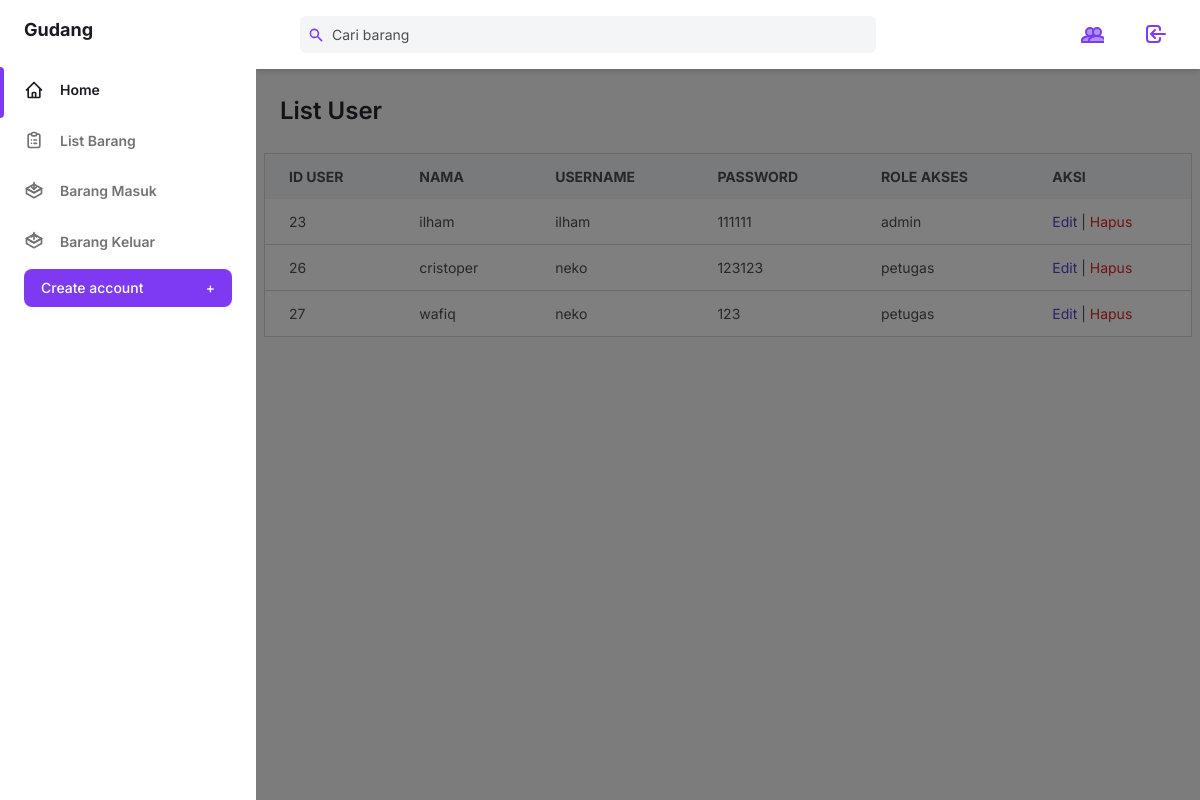
The app's page /user.php (signed in), older data.
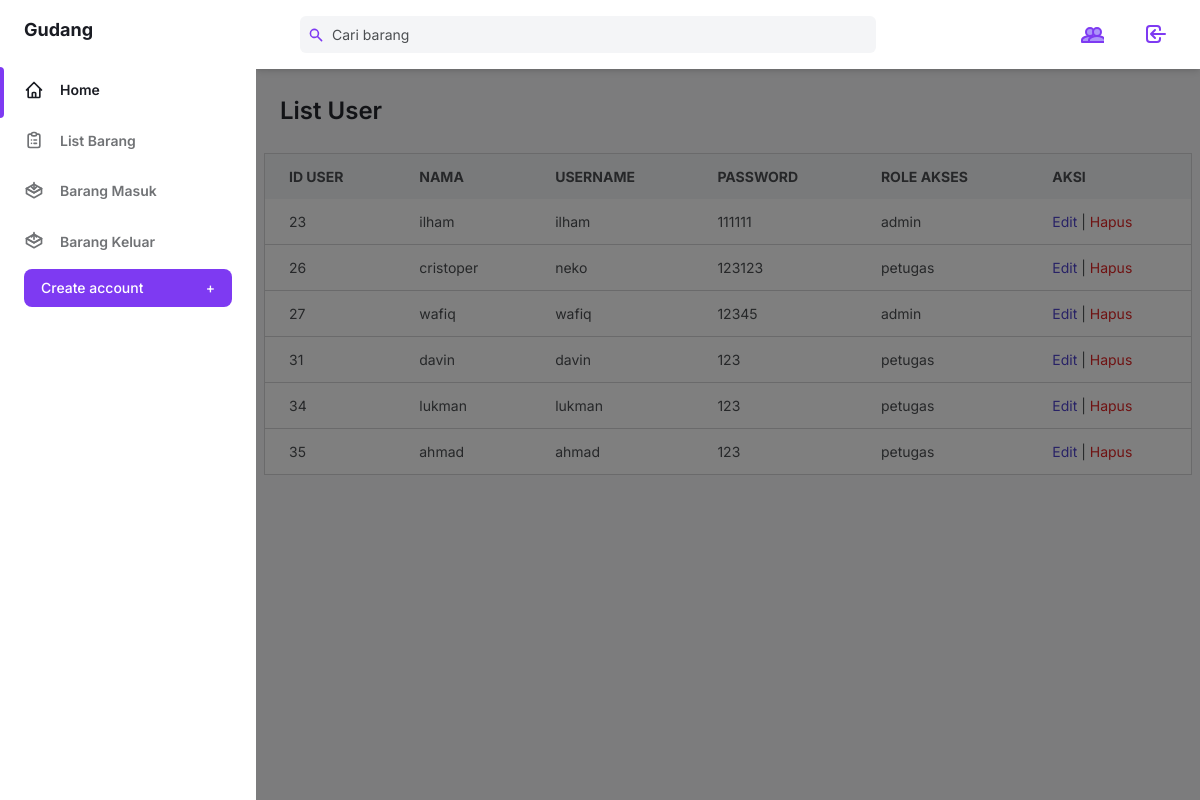
The same page, newer data.
### tables this page shows
CREATE TABLE `user` (
  `id_user` int(11) NOT NULL,
  `nama` varchar(100) NOT NULL,
  `password` varchar(50) NOT NULL,
  `username` varchar(50) NOT NULL,
  `role_id` int(4) NOT NULL
);

CREATE TABLE `role` (
  `id_role` int(4) NOT NULL,
  `nama` varchar(50) NOT NULL
);

### user.php (the view, shortened to what this page needs)
<?php
include("config.php");
$view = $connect->query("SELECT u.*,r.nama as nama_role FROM user as u INNER JOIN role as r ON u.role_id=r.id_role");
?>
<!DOCTYPE html>
<html :class="{ 'theme-dark': dark }" x-data="data()" lang="en">
  <head>
    <link rel="stylesheet" href="./assets/css/tailwind.output.css" />
    <link
      rel="stylesheet"
      href="https://cdnjs.cloudflare.com/ajax/libs/Chart.js/2.9.3/Chart.min.css"
    />
  </head>
  <body>
    <div
      class="flex h-screen bg-gray-50 dark:bg-gray-900"
      :class="{ 'overflow-hidden': isSideMenuOpen }"
    >
      <aside
        class="z-20 hidden w-64 overflow-y-auto bg-white dark:bg-gray-800 md:block flex-shrink-0"
      >
        <div class="py-4 text-gray-500 dark:text-gray-400">
          <a
            class="ml-6 text-lg font-bold text-gray-800 dark:text-gray-200"
            href="#"
          >
            Gudang
          </a>
          <ul class="mt-6">
            <li class="relative px-6 py-3">
              <span
                class="absolute inset-y-0 left-0 w-1 bg-purple-600 rounded-tr-lg rounded-br-lg"
                aria-hidden="true"
              ></span>
              <a
                class="inline-flex items-center w-full text-sm font-semibold text-gray-800 transition-colors duration-150 hover:text-gray-800 dark:hover:text-gray-200 dark:text-gray-100"
                href="index.php"
              >
                <svg
                  class="w-5 h-5"
                  aria-hidden="true"
                  fill="none"
                  stroke-linecap="round"
                  stroke-linejoin="round"
                  stroke-width="2"
                  viewBox="0 0 24 24"
                  stroke="currentColor"
                >
                  <path
                    d="M3 12l2-2m0 0l7-7 7 7M5 10v10a1 1 0 001 1h3m10-11l2 2m-2-2v10a1 1 0 01-1 1h-3m-6 0a1 1 0 001-1v-4a1 1 0 011-1h2a1 1 0 011 1v4a1 1 0 001 1m-6 0h6"
                  ></path>
                </svg>
                <span class="ml-4">Home</span>
              </a>
            </li>
          </ul>
          <ul>
            <li class="relative px-6 py-3">
              <a
                class="inline-flex items-center w-full text-sm font-semibold transition-colors duration-150 hover:text-gray-800 dark:hover:text-gray-200"
                href="tambah_barang.php"
              >
                <span class="ml-4">List Barang</span>
              </a>
            </li>
            <li class="relative px-6 py-3">
              <a
                class="inline-flex items-center w-full text-sm font-semibold transition-colors duration-150 hover:text-gray-800 dark:hover:text-gray-200"
                href="barang_masuk.php"
              >
                <span class="ml-4">Barang Masuk</span>
              </a>
            </li>
            <li class="relative px-6 py-3">
              <a
                class="inline-flex items-center w-full text-sm font-semibold transition-colors duration-150 hover:text-gray-800 dark:hover:text-gray-200"
                href="barang_keluar.php"
              >
                <span class="ml-4">Barang Keluar</span>
              </a>
            </li>
          <div class="px-6 my-5">
            <a href="pages/user_add.php">
            <button
              class="flex items-center justify-between w-full px-4 py-2 text-sm font-medium leading-5 text-white transition-colors duration-150 bg-purple-600 border border-transparent rounded-lg active:bg-purple-600 hover:bg-purple-700 focus:outline-none focus:shadow-outline-purple"
            >
              Create account
              <span class="ml-2" aria-hidden="true">+</span>
            </button>
            </a>
          </div>
          </ul>
        </div>
      </aside>
      <div
        x-show="isSideMenuOpen"
        x-transition:enter="transition ease-in-out duration-150"
        x-transition:enter-start="opacity-0"
        x-transition:enter-end="opacity-100"
        x-transition:leave="transition ease-in-out duration-150"
        x-transition:leave-start="opacity-100"
        x-transition:leave-end="opacity-0"
        class="fixed inset-0 z-10 flex items-end bg-black bg-opacity-50 sm:items-center sm:justify-center"
      ></div>
      <div class="flex flex-col flex-1 w-full">
        <header class="z-10 py-4 bg-white shadow-md dark:bg-gray-800">
          <div
            class="container flex items-center justify-between h-full px-6 mx-auto text-purple-600 dark:text-purple-300"
          >
            <div class="flex justify-center flex-1 lg:mr-32">
              <div class="relative w-full max-w-xl mr-6 focus-within:text-purple-500">
                <div class="absolute inset-y-0 flex items-center pl-2">
                  <svg
                    class="w-4 h-4"
                    aria-hidden="true"
                    fill="currentColor"
                    viewBox="0 0 20 20"
                  >
                    <path
                      fill-rule="evenodd"
                      d="M8 4a4 4 0 100 8 4 4 0 000-8zM2 8a6 6 0 1110.89 3.476l4.817 4.817a1 1 0 01-1.414 1.414l-4.816-4.816A6 6 0 012 8z"
                      clip-rule="evenodd"
                    ></path>
                  </svg>
                </div>
                <input
                  class="w-full pl-8 pr-2 text-sm text-gray-700 placeholder-gray-600 bg-gray-100 border-0 rounded-md dark:placeholder-gray-500 dark:focus:shadow-outline-gray dark:focus:placeholder-gray-600 dark:bg-gray-700 dark:text-gray-200 focus:placeholder-gray-500 focus:bg-white focus:border-purple-300 focus:outline-none focus:shadow-outline-purple form-input"
                  type="text"
                  placeholder="Cari barang"
                  aria-label="Search"
                  id="cariBarang"
                />
              </div>
            </div>
            <ul class="flex items-center flex-shrink-0 space-x-6">
              <li class="flex">
                <button>
                      <a
                        class="inline-flex items-center w-full px-2 py-1 text-sm font-semibold transition-colors duration-150 rounded-md hover:bg-gray-100 hover:text-gray-800 dark:hover:bg-gray-800 dark:hover:text-gray-200"
                        href="user.php"
                      >
                      </a>
                  </button>
                </li>
              <li class="flex">
                <button>
                      <a
                        class="inline-flex items-center w-full px-2 py-1 text-sm font-semibold transition-colors duration-150 rounded-md hover:bg-gray-100 hover:text-gray-800 dark:hover:bg-gray-800 dark:hover:text-gray-200"
                        href="logout.php"
                      >
                        <svg
                          class="w-6 h-6"
                          aria-hidden="true"
                          fill="none"
                          stroke-linecap="round"
                          stroke-linejoin="round"
                          stroke-width="2"
                          viewBox="0 0 24 24"
                          stroke="currentColor"
                        >
                          <path
                            d="M11 16l-4-4m0 0l4-4m-4 4h14m-5 4v1a3 3 0 01-3 3H6a3 3 0 01-3-3V7a3 3 0 013-3h7a3 3 0 013 3v1"
                          ></path>
                        </svg>
                      </a>
                  </button>
                </li>
            </ul>
          </div>
        </header>
        <main class="h-full overflow-y-auto">
          <div class="container px-6 mx-auto grid">
            <h2
              class="my-6 text-2xl font-semibold text-gray-700 dark:text-gray-200"
            >
              List User
            </h2>
              </div>
               <div class="container mx-auto px-2 w-full">
                    <div class="content-container w-full">
                         <div class="overflow-x-auto w-full">
                              <table class="min-w-full w-full bg-white border border-gray-200 dark:bg-gray-800 dark:border-gray-700">
                                   <thead>
                                        <tr class="bg-gray-100 text-gray-600 uppercase text-sm leading-normal dark:bg-gray-700 dark:text-gray-400">
                                          <th class="py-3 px-6 text-left">ID User</th>
                                          <th class="py-3 px-6 text-left">Nama</th>
                                          <th class="py-3 px-6 text-left">Username</th>
                                          <th class="py-3 px-6 text-left">Password</th>
                                          <th class="py-3 px-6 text-left">Role Akses</th>
                                          <th class="py-3 px-6 text-left">Aksi</th>
                                        </tr>
                                   </thead>
                                   <tbody class="text-gray-600 text-sm font-light dark:text-gray-300">
                                        <?php
                                        while ($row = $view->fetch_array()) { ?>
                                          <tr class="border-b border-gray-200 hover:bg-gray-100 dark:border-gray-700 dark:hover:bg-gray-600 table-row-hover user-row">
                                             <td class="py-3 px-6 text-left"><?= $row['id_user'] ?></td>
                                             <td class="py-3 px-6 text-left user-name"><?= $row['nama'] ?></td>
                                             <td class="py-3 px-6 text-left"><?= $row['username'] ?></td>
                                             <td class="py-3 px-6 text-left"><?= $row['password'] ?></td>
                                             <td class="py-3 px-6 text-left"><?= $row['nama_role'] ?></td>
                                             <td class="py-3 px-6 text-left">
                                                  <a href="pages/user_edit.php?id=<?= $row['id_user'] ?>" style="color: #5145cd;" class="hover:text-blue-900 dark:text-blue-400 dark:hover:text-blue-300">Edit</a> |
                                                  <a href="user_hapus.php?id=<?= $row['id_user'] ?>" style="color: #e02424;" class="hover:text-red-900 dark:text-red-400 dark:hover:text-red-300">Hapus</a>
                                             </td>
                                          </tr>
                                        <?php
                                        } ?>
                                   </tbody>
                              </table>
                         </div>
                    </div>
               </div>
          </div>
     </div>
  </body>
</html>

Row changes from the older to the newer data that the page shows:
changed user "wafiq": username "neko" → "wafiq"; password "123" → "12345"; role.nama "petugas" → "admin"
added user: id_user "31", nama "davin", username "davin", password "123", role.nama "petugas"
added user: id_user "34", nama "lukman", username "lukman", password "123", role.nama "petugas"
added user: id_user "35", nama "ahmad", username "ahmad", password "123", role.nama "petugas"
